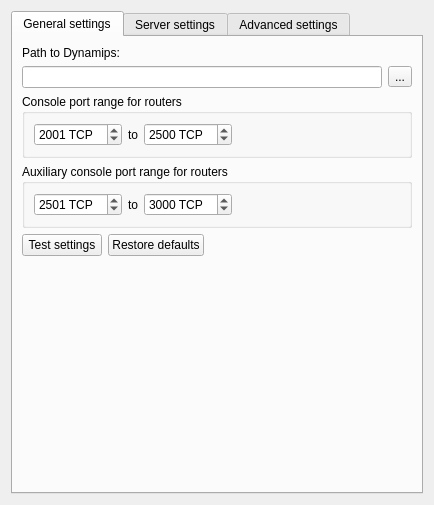
<?xml version="1.0" encoding="UTF-8"?>
<ui version="4.0">
 <class>DynamipsPreferencesPageWidget</class>
 <widget class="QWidget" name="DynamipsPreferencesPageWidget">
  <property name="geometry">
   <rect>
    <x>0</x>
    <y>0</y>
    <width>430</width>
    <height>505</height>
   </rect>
  </property>
  <property name="windowTitle">
   <string>Dynamips</string>
  </property>
  <layout class="QVBoxLayout">
   <item>
    <widget class="QTabWidget" name="uiTabWidget">
     <property name="currentIndex">
      <number>0</number>
     </property>
     <widget class="QWidget" name="uiGeneralSettingsTabWidget">
      <attribute name="title">
       <string>General settings</string>
      </attribute>
      <layout class="QGridLayout" name="gridLayout">
       <item row="4" column="0">
        <layout class="QHBoxLayout" name="horizontalLayout_2">
         <item>
          <widget class="QPushButton" name="uiTestSettingsPushButton">
           <property name="text">
            <string>Test settings</string>
           </property>
          </widget>
         </item>
         <item>
          <widget class="QPushButton" name="uiRestoreDefaultsPushButton">
           <property name="text">
            <string>Restore defaults</string>
           </property>
          </widget>
         </item>
        </layout>
       </item>
       <item row="1" column="0" colspan="2">
        <layout class="QHBoxLayout" name="horizontalLayout">
         <item>
          <widget class="QLineEdit" name="uiDynamipsPathLineEdit"/>
         </item>
         <item>
          <widget class="QToolButton" name="uiDynamipsPathToolButton">
           <property name="text">
            <string>...</string>
           </property>
           <property name="toolButtonStyle">
            <enum>Qt::ToolButtonTextOnly</enum>
           </property>
          </widget>
         </item>
        </layout>
       </item>
       <item row="0" column="0" colspan="2">
        <widget class="QLabel" name="uiDynamipsPathLabel">
         <property name="text">
          <string>Path to Dynamips:</string>
         </property>
        </widget>
       </item>
       <item row="4" column="1">
        <spacer name="horizontalSpacer">
         <property name="orientation">
          <enum>Qt::Horizontal</enum>
         </property>
         <property name="sizeHint" stdset="0">
          <size>
           <width>164</width>
           <height>20</height>
          </size>
         </property>
        </spacer>
       </item>
       <item row="5" column="0" colspan="2">
        <spacer name="spacer">
         <property name="orientation">
          <enum>Qt::Vertical</enum>
         </property>
         <property name="sizeHint" stdset="0">
          <size>
           <width>390</width>
           <height>193</height>
          </size>
         </property>
        </spacer>
       </item>
       <item row="2" column="0" colspan="2">
        <widget class="QGroupBox" name="uiConsolePortRangeGroupBox">
         <property name="title">
          <string>Console port range for routers</string>
         </property>
         <layout class="QHBoxLayout" name="horizontalLayout_5">
          <item>
           <widget class="QSpinBox" name="uiConsoleStartPortSpinBox">
            <property name="suffix">
             <string notr="true"> TCP</string>
            </property>
            <property name="maximum">
             <number>65535</number>
            </property>
            <property name="value">
             <number>2001</number>
            </property>
           </widget>
          </item>
          <item>
           <widget class="QLabel" name="uiConsolePortRangeLabel">
            <property name="text">
             <string>to</string>
            </property>
           </widget>
          </item>
          <item>
           <widget class="QSpinBox" name="uiConsoleEndPortSpinBox">
            <property name="suffix">
             <string notr="true"> TCP</string>
            </property>
            <property name="maximum">
             <number>65535</number>
            </property>
            <property name="value">
             <number>2500</number>
            </property>
           </widget>
          </item>
          <item>
           <spacer name="horizontalSpacer_4">
            <property name="orientation">
             <enum>Qt::Horizontal</enum>
            </property>
            <property name="sizeHint" stdset="0">
             <size>
              <width>40</width>
              <height>20</height>
             </size>
            </property>
           </spacer>
          </item>
         </layout>
        </widget>
       </item>
       <item row="3" column="0" colspan="2">
        <widget class="QGroupBox" name="uiAuxPortRangeGroupBox">
         <property name="title">
          <string>Auxiliary console port range for routers</string>
         </property>
         <layout class="QHBoxLayout" name="horizontalLayout_6">
          <item>
           <widget class="QSpinBox" name="uiAuxStartPortSpinBox">
            <property name="suffix">
             <string notr="true"> TCP</string>
            </property>
            <property name="maximum">
             <number>65535</number>
            </property>
            <property name="value">
             <number>2501</number>
            </property>
           </widget>
          </item>
          <item>
           <widget class="QLabel" name="uiAuxPortRangeLabel">
            <property name="text">
             <string>to</string>
            </property>
           </widget>
          </item>
          <item>
           <widget class="QSpinBox" name="uiAuxEndPortSpinBox">
            <property name="suffix">
             <string notr="true"> TCP</string>
            </property>
            <property name="maximum">
             <number>65535</number>
            </property>
            <property name="value">
             <number>3000</number>
            </property>
           </widget>
          </item>
          <item>
           <spacer name="horizontalSpacer_5">
            <property name="orientation">
             <enum>Qt::Horizontal</enum>
            </property>
            <property name="sizeHint" stdset="0">
             <size>
              <width>40</width>
              <height>20</height>
             </size>
            </property>
           </spacer>
          </item>
         </layout>
        </widget>
       </item>
      </layout>
     </widget>
     <widget class="QWidget" name="uiServerSettingsTabWidget">
      <attribute name="title">
       <string>Server settings</string>
      </attribute>
      <layout class="QGridLayout" name="gridLayout_2">
       <item row="0" column="0">
        <widget class="QCheckBox" name="uiUseLocalServercheckBox">
         <property name="text">
          <string>Use the local server</string>
         </property>
         <property name="checked">
          <bool>true</bool>
         </property>
        </widget>
       </item>
       <item row="1" column="0">
        <widget class="QGroupBox" name="uiRemoteServersGroupBox">
         <property name="title">
          <string>Remote servers</string>
         </property>
         <layout class="QHBoxLayout" name="horizontalLayout_3">
          <item>
           <widget class="QTreeWidget" name="uiRemoteServersTreeWidget">
            <property name="enabled">
             <bool>false</bool>
            </property>
            <column>
             <property name="text">
              <string>Host</string>
             </property>
            </column>
            <column>
             <property name="text">
              <string>Port</string>
             </property>
            </column>
           </widget>
          </item>
         </layout>
        </widget>
       </item>
      </layout>
     </widget>
     <widget class="QWidget" name="uiAdvancedSettingsTabWidget">
      <attribute name="title">
       <string>Advanced settings</string>
      </attribute>
      <layout class="QVBoxLayout" name="verticalLayout_3">
       <item>
        <widget class="QGroupBox" name="uiHypervisorAllocationGroupBox">
         <property name="title">
          <string>Hypervisor allocation</string>
         </property>
         <layout class="QVBoxLayout" name="verticalLayout_2">
          <item>
           <widget class="QCheckBox" name="uiAllocateHypervisorPerDeviceCheckBox">
            <property name="text">
             <string>Allocate a new hypervisor for each device</string>
            </property>
            <property name="checked">
             <bool>true</bool>
            </property>
           </widget>
          </item>
          <item>
           <widget class="QLabel" name="uiMemoryUsageLimitPerHypervisorLabel">
            <property name="text">
             <string>Memory usage limit per hypervisor:</string>
            </property>
           </widget>
          </item>
          <item>
           <widget class="QSpinBox" name="uiMemoryUsageLimitPerHypervisorSpinBox">
            <property name="enabled">
             <bool>false</bool>
            </property>
            <property name="suffix">
             <string> MiB</string>
            </property>
            <property name="maximum">
             <number>1000000</number>
            </property>
            <property name="singleStep">
             <number>128</number>
            </property>
            <property name="value">
             <number>512</number>
            </property>
           </widget>
          </item>
          <item>
           <widget class="QCheckBox" name="uiAllocateHypervisorPerIOSCheckBox">
            <property name="enabled">
             <bool>false</bool>
            </property>
            <property name="text">
             <string>Allocate a new hypervisor per IOS image</string>
            </property>
            <property name="checked">
             <bool>true</bool>
            </property>
           </widget>
          </item>
         </layout>
        </widget>
       </item>
       <item>
        <widget class="QGroupBox" name="uiHypervisorPortRangeGroupBox">
         <property name="title">
          <string>Dynamips hypervisor port range</string>
         </property>
         <layout class="QHBoxLayout" name="horizontalLayout_4">
          <item>
           <widget class="QSpinBox" name="uiHypervisorStartPortSpinBox">
            <property name="suffix">
             <string notr="true"> TCP</string>
            </property>
            <property name="maximum">
             <number>65535</number>
            </property>
            <property name="value">
             <number>7200</number>
            </property>
           </widget>
          </item>
          <item>
           <widget class="QLabel" name="uiHypervisorPortRangeLabel">
            <property name="text">
             <string>to</string>
            </property>
           </widget>
          </item>
          <item>
           <widget class="QSpinBox" name="uiHypervisorEndPortSpinBox">
            <property name="suffix">
             <string notr="true"> TCP</string>
            </property>
            <property name="maximum">
             <number>65535</number>
            </property>
            <property name="value">
             <number>7700</number>
            </property>
           </widget>
          </item>
          <item>
           <spacer name="horizontalSpacer_3">
            <property name="orientation">
             <enum>Qt::Horizontal</enum>
            </property>
            <property name="sizeHint" stdset="0">
             <size>
              <width>40</width>
              <height>20</height>
             </size>
            </property>
           </spacer>
          </item>
         </layout>
        </widget>
       </item>
       <item>
        <widget class="QGroupBox" name="uiUDPPortRangeGroupBox">
         <property name="title">
          <string>UDP tunneling port range</string>
         </property>
         <layout class="QHBoxLayout" name="horizontalLayout_7">
          <item>
           <widget class="QSpinBox" name="uiUDPStartPortSpinBox">
            <property name="suffix">
             <string notr="true"> UDP</string>
            </property>
            <property name="maximum">
             <number>65535</number>
            </property>
            <property name="value">
             <number>10001</number>
            </property>
           </widget>
          </item>
          <item>
           <widget class="QLabel" name="uiUDPPortRangeLabel">
            <property name="text">
             <string>to</string>
            </property>
           </widget>
          </item>
          <item>
           <widget class="QSpinBox" name="uiUDPEndPortSpinBox">
            <property name="suffix">
             <string notr="true"> UDP</string>
            </property>
            <property name="maximum">
             <number>65535</number>
            </property>
            <property name="value">
             <number>20000</number>
            </property>
           </widget>
          </item>
          <item>
           <spacer name="horizontalSpacer_2">
            <property name="orientation">
             <enum>Qt::Horizontal</enum>
            </property>
            <property name="sizeHint" stdset="0">
             <size>
              <width>147</width>
              <height>20</height>
             </size>
            </property>
           </spacer>
          </item>
         </layout>
        </widget>
       </item>
       <item>
        <widget class="QGroupBox" name="uiMemoryUsageOptimisationGroupBox">
         <property name="title">
          <string>Memory usage optimisation</string>
         </property>
         <layout class="QVBoxLayout" name="verticalLayout">
          <item>
           <widget class="QCheckBox" name="uiGhostIOSSupportCheckBox">
            <property name="text">
             <string>Enable ghost IOS support</string>
            </property>
            <property name="checked">
             <bool>true</bool>
            </property>
           </widget>
          </item>
          <item>
           <widget class="QCheckBox" name="uiMmapSupportCheckBox">
            <property name="text">
             <string>Enable mmap support</string>
            </property>
            <property name="checked">
             <bool>true</bool>
            </property>
           </widget>
          </item>
          <item>
           <widget class="QCheckBox" name="uiJITSharingSupportCheckBox">
            <property name="text">
             <string>Enable JIT sharing support</string>
            </property>
            <property name="checked">
             <bool>true</bool>
            </property>
           </widget>
          </item>
          <item>
           <widget class="QCheckBox" name="uiSparseMemorySupportCheckBox">
            <property name="text">
             <string>Enable sparse memory support</string>
            </property>
            <property name="checked">
             <bool>false</bool>
            </property>
           </widget>
          </item>
         </layout>
        </widget>
       </item>
       <item>
        <spacer name="spacer_2">
         <property name="orientation">
          <enum>Qt::Vertical</enum>
         </property>
         <property name="sizeHint" stdset="0">
          <size>
           <width>390</width>
           <height>12</height>
          </size>
         </property>
        </spacer>
       </item>
      </layout>
      <zorder>spacer_2</zorder>
      <zorder>uiMemoryUsageOptimisationGroupBox</zorder>
      <zorder>uiHypervisorAllocationGroupBox</zorder>
      <zorder>uiHypervisorPortRangeGroupBox</zorder>
      <zorder>uiUDPPortRangeGroupBox</zorder>
     </widget>
    </widget>
   </item>
  </layout>
 </widget>
 <tabstops>
  <tabstop>uiDynamipsPathLineEdit</tabstop>
  <tabstop>uiDynamipsPathToolButton</tabstop>
  <tabstop>uiAllocateHypervisorPerDeviceCheckBox</tabstop>
  <tabstop>uiMemoryUsageLimitPerHypervisorSpinBox</tabstop>
  <tabstop>uiAllocateHypervisorPerIOSCheckBox</tabstop>
  <tabstop>uiGhostIOSSupportCheckBox</tabstop>
  <tabstop>uiMmapSupportCheckBox</tabstop>
  <tabstop>uiJITSharingSupportCheckBox</tabstop>
  <tabstop>uiSparseMemorySupportCheckBox</tabstop>
 </tabstops>
 <resources/>
 <connections/>
 <designerdata>
  <property name="gridDeltaX">
   <number>10</number>
  </property>
  <property name="gridDeltaY">
   <number>10</number>
  </property>
  <property name="gridSnapX">
   <bool>true</bool>
  </property>
  <property name="gridSnapY">
   <bool>true</bool>
  </property>
  <property name="gridVisible">
   <bool>true</bool>
  </property>
 </designerdata>
</ui>
